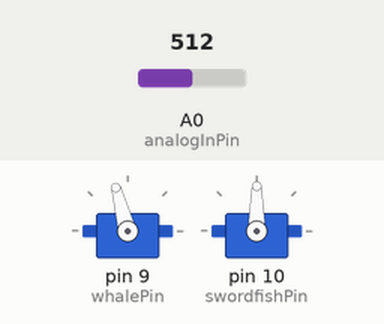
The sketch below on a simulated Arduino Uno, built with avr-gcc and run on an emulated ATmega328P. Parts: 2 × servo. The test bench sets the inputs (shaded band); at power-on: A0 (analogInPin) = 512. What the sketch prints to the serial monitor is not drawn.

Above: at 1.2 s.
1.3 s: A0 (analogInPin) set to 40
At 1.72 s:
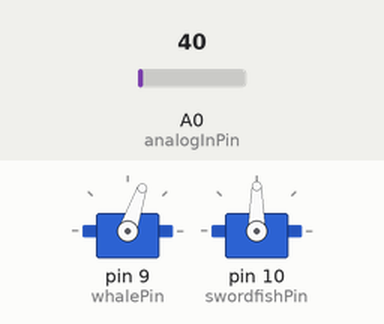
4.3 s: A0 (analogInPin) set to 0
At 4.53 s:
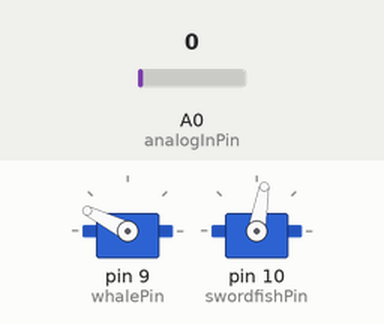
Timing chart, 0 to 24.5 s (numbered marks = the images above; inputs shaded):
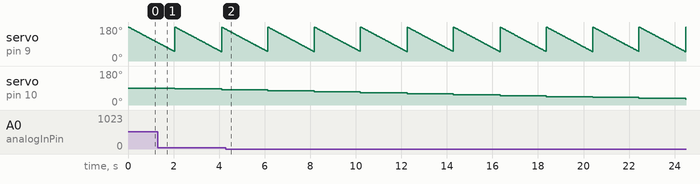

Measured:
- by itself, servo on pin 9 (whalePin): ramps from 180° to 50° and jumps back, once every 2.1 s

The sketch:

Lab2.ino
```cpp
#include <Servo.h>

/****************************************************
 * SERVOS
 ****************************************************/
Servo whale;          // creates a servo object to control the servo named whale
Servo swordfish;      // creates a servo object to control the servo named swordfish

/****************************************************
 * INSTANCE VARIABLES
 ****************************************************/

int pos = 0;            // variable to store the servo position
int sensorValue = 0;    // value read from sensor
int outputValue = 0;    // value output from sensor
int sensorMin = 1023;   // minimum sensor value
int sensorMax = 0;      // maximum sensor value

const int analogInPin = A0;         // analog input that sensor is attached to
const int whalePin = 9;             // analog output that whale is attached to
const int swordfishPin = 10;        // analog output that swordfish is attached to

/****************************************************
 * SET UP METHOD
 ****************************************************/

void setup() {
  whale.attach(whalePin);           // attaches servo whale to pin 9
  swordfish.attach(swordfishPin);   // attaches servo swordfish to pin 10

  Serial.begin(57600);              // begin communication between arduino and computer
}

/****************************************************
 * MAIN LOOP METHOD
 ****************************************************/

void loop() {
  Serial.println("begin");          // to mark the beginning of a loop

  for (pos = 90; pos >= 20; pos -= 5) {
         swordfish.write(pos);      // rotate swordfish servo
    for (int i = 180; i >= 50; i --) {
      whale.write(i);               // rotate whale servo
      sensorValue = analogRead(analogInPin);

      Serial.println(sensorValue);
      Serial.println(pos);
      Serial.println(i);
      delay(15); // slow down because our mechanism was rotating like lightning
    }
  }
}
```
